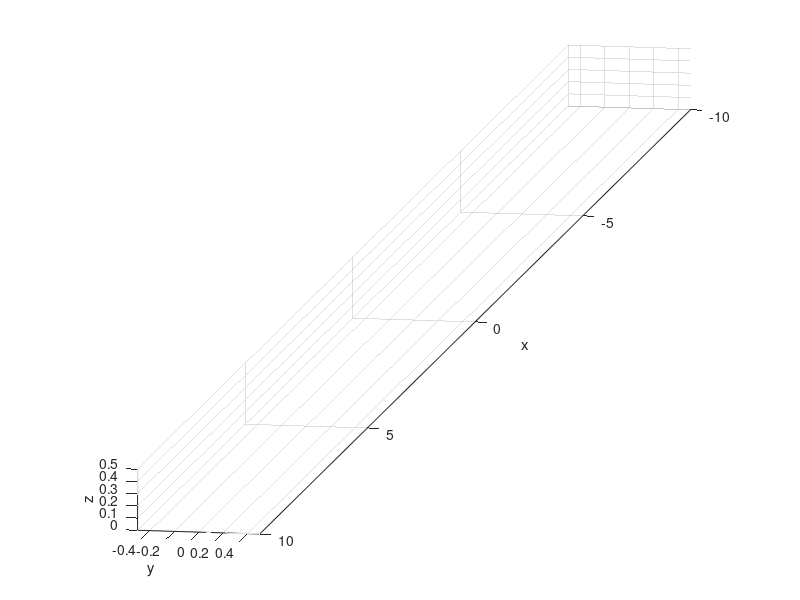

Recreate this plot in MATLAB. (Note: this script raises an error after producing the figure.)
clear all
close all

mu=0.5;
theta=0;
phi=pi./2;
noOfSteps = 20;
deltaT = 0.01;

L=20;
spin_spacing=1;
no_of_spins=(L./spin_spacing)+1;

vecMus=zeros(3,no_of_spins);

for i = 1:no_of_spins
    vecMus(1:3,i) = mu*[cos(phi)*sin(theta)+((2.*i)-(no_of_spins+1)) sin(phi)*sin(theta) cos(theta)]';
end
vecMu = mu*[cos(phi)*sin(theta)+10 sin(phi)*sin(theta) cos(theta)]';

h = figure;
h1=subplot(1,1,1)
hold on;
axis equal;
view(100, 10);
xlabel('x');
ylabel('y');
zlabel('z');
xlim([-L./2 L./2]);
ylim([-0.5 0.5]);
zlim([0 0.5]);
grid on;

% h4 = subplot(2,2,4);
% hold on;
% xlabel('time (ms)');
% ylabel('\mu_y''');
% xlim([0, noOfSteps*deltaT./2]);
% ylim([-0.5 0.5]);
% grid on; 

t=0;

for i=0:noOfSteps-1
    
    t=i./noOfSteps;
    
    theta=pi./40;
    [vecMu(1),vecMu(2),vecMu(3)]=x_rotation(vecMu(1),vecMu(2),vecMu(3),theta);
    
    for i = 1:no_of_spins
        [vecMus(1,i),vecMus(2,i),vecMus(3,i)]=x_rotation(vecMus(1,i),vecMus(2,i),vecMus(3,i),theta);
    end
    
%     hVecMu = plotSpin3D(t,h1, vecMu);
    j=size(vecMus);
    k=j(2)

    hVecMu = plotSpin3D_1Dline(no_of_spins,t,h1, vecMus);
    pause(0.1);
        
%     h_muy_t = plotSpinh_muy_t(h4,vecMu,t);   
    
    ClearLinesFromAxes(h1);
end
plotSpin3D_1Dline(no_of_spins,t,h1, vecMus);
plotSpinh_muy_t(h4,vecMu,t);